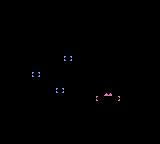

This game map was drawn from its Tiled (.tmx) file and the tilesets committed beside it. A one-line description and the full map source follow:
An orthogonal 20x18 tile map with 8x8 px tiles, 2 tile layers (ground, hidden) and 22 objects (6x death, 3x temp, spawn, end).

<map version="1.10" tiledversion="1.10.2" orientation="orthogonal" renderorder="right-down" width="20" height="18" tilewidth="8" tileheight="8" infinite="0" nextlayerid="7" nextobjectid="64">
 <editorsettings>
  <export target="level_5.lua" format="lua" />
 </editorsettings>
 <tileset firstgid="1" source="tiles.tsx" />
 <layer id="1" name="ground" width="20" height="18">
  <data encoding="csv">
1,1,1,1,1,1,1,1,1,1,1,1,1,1,1,1,1,1,1,1,
1,1,1,1,1,1,1,1,1,1,1,1,1,1,1,1,1,1,1,1,
1,1,1,1,1,1,1,1,1,1,1,1,1,1,1,1,1,1,1,1,
1,1,1,1,11,0,0,0,0,0,0,0,0,0,0,13,1,1,1,1,
1,1,1,1,0,0,0,0,0,0,0,0,0,0,0,14,1,1,1,1,
1,1,1,1,0,0,0,0,0,0,0,0,0,3,1,1,1,1,1,1,
1,1,1,1,0,0,0,0,0,0,0,0,0,5,1,1,1,1,1,1,
1,1,1,1,0,0,0,0,0,0,15,0,0,0,0,13,5,1,1,1,
1,1,1,1,0,0,0,0,0,28,1,30,0,0,0,0,0,13,1,1,
1,1,1,6,0,0,0,0,0,28,1,30,0,0,0,0,0,0,1,1,
1,1,11,0,0,0,0,0,0,28,1,30,0,0,0,0,0,14,1,1,
1,1,12,0,0,0,0,0,0,0,31,0,0,0,0,0,3,1,1,1,
1,1,1,1,4,0,0,0,0,0,0,0,0,0,0,0,1,1,1,1,
1,1,1,1,1,0,0,0,0,0,0,0,0,0,0,0,1,1,1,1,
1,1,1,1,1,15,15,15,15,15,15,15,15,15,15,15,1,1,1,1,
1,1,1,1,1,1,1,1,1,1,1,1,1,1,1,1,1,1,1,1,
1,1,1,1,1,1,1,1,1,1,1,1,1,1,1,1,1,1,1,1,
1,1,1,1,1,1,1,1,1,1,1,1,1,1,1,1,1,1,1,1
</data>
 </layer>
 <layer id="4" name="hidden" width="20" height="18">
  <data encoding="csv">
0,0,0,0,0,0,0,0,0,0,0,0,0,0,0,0,0,0,0,0,
0,0,0,0,0,0,0,0,0,0,0,0,0,0,0,0,0,0,0,0,
0,0,0,0,0,0,0,0,0,0,0,0,0,0,0,0,0,0,0,0,
0,0,0,0,0,0,0,0,0,0,0,0,0,0,0,0,0,0,0,0,
0,0,0,0,0,0,0,0,0,0,0,0,0,0,0,0,0,0,0,0,
0,0,0,0,0,0,0,0,0,0,0,0,0,0,0,0,0,0,0,0,
0,0,0,0,0,0,0,0,0,0,0,0,0,0,0,0,0,0,0,0,
0,0,0,0,0,0,0,0,21,0,0,0,0,0,0,0,0,0,0,0,
0,0,0,0,0,0,0,0,0,0,0,0,0,0,0,0,0,0,0,0,
0,0,0,0,21,0,0,0,0,0,0,0,0,0,0,0,0,0,0,0,
0,0,0,0,0,0,0,0,0,0,0,0,0,0,0,0,0,0,0,0,
0,0,0,0,0,0,0,21,0,0,0,0,0,25,0,0,0,0,0,0,
0,0,0,0,0,0,0,0,0,0,0,0,17,0,18,0,0,0,0,0,
0,0,0,0,0,0,0,0,0,0,0,0,0,0,0,0,0,0,0,0,
0,0,0,0,0,0,0,0,0,0,0,0,0,0,0,0,0,0,0,0,
0,0,0,0,0,0,0,0,0,0,0,0,0,0,0,0,0,0,0,0,
0,0,0,0,0,0,0,0,0,0,0,0,0,0,0,0,0,0,0,0,
0,0,0,0,0,0,0,0,0,0,0,0,0,0,0,0,0,0,0,0
</data>
 </layer>
 <objectgroup id="5" name="level">
  <object id="32" name="spawn" x="21.8407" y="90.6959" width="1.63354" height="1.71076" />
  <object id="33" name="end" x="135.789" y="67.4556" width="5.1891" height="18.9603" />
 </objectgroup>
 <objectgroup color="#ff0000" id="2" name="solid" tintcolor="#ff0000">
  <object id="34" x="40.1639" y="121.655" width="103.383" height="10.1014">
   <properties>
    <property name="collidable" type="bool" value="true" />
   </properties>
  </object>
  <object id="35" x="16.706" y="95.4734" width="22.9807" height="26.7662">
   <properties>
    <property name="collidable" type="bool" value="true" />
   </properties>
  </object>
  <object id="37" x="127.981" y="88.0306" width="16.3741" height="33.3345">
   <properties>
    <property name="collidable" type="bool" value="true" />
   </properties>
  </object>
  <object id="58" x="80.1628" y="64.2124" width="7.64683" height="23.5163">
   <properties>
    <property name="collidable" type="bool" value="true" />
   </properties>
  </object>
  <object id="60" x="104.163" y="40.2124" width="26.5559" height="15.3345">
   <properties>
    <property name="collidable" type="bool" value="true" />
   </properties>
  </object>
  <object id="61" x="29.981" y="8.93969" width="99.8286" height="15.3345">
   <properties>
    <property name="collidable" type="bool" value="true" />
   </properties>
  </object>
  <object id="42" x="96.264" y="95.9688" width="23.3653" height="4.97151">
   <properties>
    <property name="collidable" type="bool" value="true" />
   </properties>
  </object>
  <object id="54" name="temp" x="56.0428" y="88.0084" width="7.7289" height="4.97151">
   <properties>
    <property name="collidable" type="bool" value="false" />
    <property name="temp" type="bool" value="true" />
   </properties>
  </object>
  <object id="55" name="temp" x="31.952" y="72.0875" width="7.7289" height="4.97151">
   <properties>
    <property name="collidable" type="bool" value="false" />
    <property name="temp" type="bool" value="true" />
   </properties>
  </object>
  <object id="56" name="temp" x="64.0033" y="55.7476" width="7.7289" height="4.97151">
   <properties>
    <property name="collidable" type="bool" value="false" />
    <property name="temp" type="bool" value="true" />
   </properties>
  </object>
  <object id="36" x="-5.31216" y="30.6097" width="22.9807" height="65.1216">
   <properties>
    <property name="collidable" type="bool" value="true" />
   </properties>
  </object>
  <object id="38" x="142.495" y="22.7002" width="22.9807" height="65.1216">
   <properties>
    <property name="collidable" type="bool" value="true" />
   </properties>
  </object>
  <object id="45" x="128.459" y="-1.18115" width="22.9807" height="65.1216">
   <properties>
    <property name="collidable" type="bool" value="true" />
   </properties>
  </object>
  <object id="46" x="8.84325" y="14.7398" width="22.9807" height="65.1216">
   <properties>
    <property name="collidable" type="bool" value="true" />
   </properties>
  </object>
 </objectgroup>
 <objectgroup color="#00ff00" id="3" name="death">
  <properties>
   <property name="collidable" type="bool" value="false" />
  </properties>
  <object id="18" name="death" x="40.1724" y="117.321" width="87.2781" height="3.85525">
   <properties>
    <property name="collidable" type="bool" value="false" />
   </properties>
  </object>
  <object id="57" name="death" x="75.4451" y="64.2301" width="4.36904" height="23.4916">
   <properties>
    <property name="collidable" type="bool" value="false" />
   </properties>
  </object>
  <object id="62" name="death" x="87.0815" y="64.2301" width="5.45995" height="23.4916">
   <properties>
    <property name="collidable" type="bool" value="false" />
   </properties>
  </object>
  <object id="59" name="death" x="80.3542" y="60.7755" width="7.45995" height="3.12798">
   <properties>
    <property name="collidable" type="bool" value="false" />
   </properties>
  </object>
  <object id="63" name="death" x="80.1724" y="87.5028" width="7.45995" height="3.12798">
   <properties>
    <property name="collidable" type="bool" value="false" />
   </properties>
  </object>
  <object id="49" name="death" x="102.435" y="92.4221" width="11.3097" height="3.24923">
   <properties>
    <property name="collidable" type="bool" value="false" />
   </properties>
  </object>
 </objectgroup>
</map>
